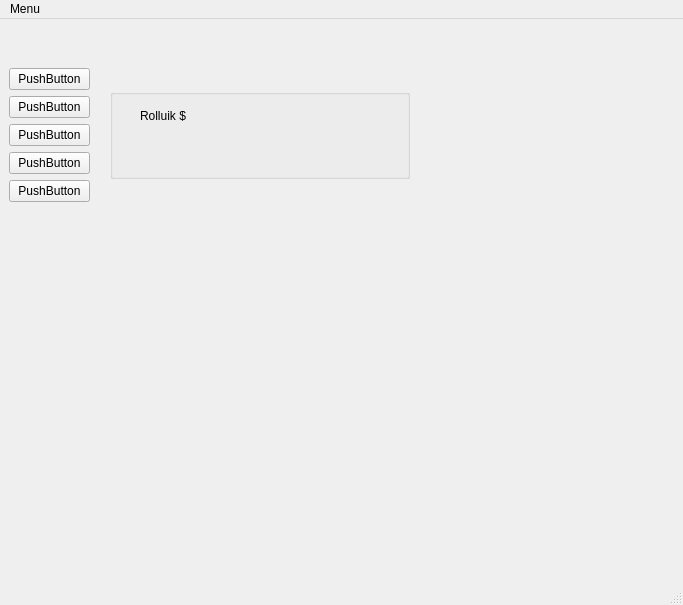
<?xml version="1.0" encoding="UTF-8"?>
<ui version="4.0">
 <class>MainWindow</class>
 <widget class="QMainWindow" name="MainWindow">
  <property name="geometry">
   <rect>
    <x>0</x>
    <y>0</y>
    <width>683</width>
    <height>605</height>
   </rect>
  </property>
  <property name="windowTitle">
   <string>MainWindow</string>
  </property>
  <widget class="QWidget" name="centralwidget">
   <widget class="QWidget" name="verticalLayoutWidget">
    <property name="geometry">
     <rect>
      <x>9</x>
      <y>9</y>
      <width>81</width>
      <height>551</height>
     </rect>
    </property>
    <layout class="QVBoxLayout" name="verticalLayout">
     <item>
      <spacer name="verticalSpacer_3">
       <property name="orientation">
        <enum>Qt::Vertical</enum>
       </property>
       <property name="sizeType">
        <enum>QSizePolicy::Minimum</enum>
       </property>
       <property name="sizeHint" stdset="0">
        <size>
         <width>20</width>
         <height>40</height>
        </size>
       </property>
      </spacer>
     </item>
     <item>
      <widget class="QPushButton" name="pushButton">
       <property name="text">
        <string>PushButton</string>
       </property>
      </widget>
     </item>
     <item>
      <widget class="QPushButton" name="pushButton_2">
       <property name="text">
        <string>PushButton</string>
       </property>
      </widget>
     </item>
     <item>
      <widget class="QPushButton" name="pushButton_3">
       <property name="text">
        <string>PushButton</string>
       </property>
      </widget>
     </item>
     <item>
      <widget class="QPushButton" name="pushButton_4">
       <property name="text">
        <string>PushButton</string>
       </property>
      </widget>
     </item>
     <item>
      <widget class="QPushButton" name="pushButton_5">
       <property name="text">
        <string>PushButton</string>
       </property>
      </widget>
     </item>
     <item>
      <spacer name="verticalSpacer">
       <property name="orientation">
        <enum>Qt::Vertical</enum>
       </property>
       <property name="sizeHint" stdset="0">
        <size>
         <width>20</width>
         <height>40</height>
        </size>
       </property>
      </spacer>
     </item>
    </layout>
   </widget>
   <widget class="QWidget" name="horizontalLayoutWidget">
    <property name="geometry">
     <rect>
      <x>90</x>
      <y>10</y>
      <width>591</width>
      <height>51</height>
     </rect>
    </property>
    <layout class="QHBoxLayout" name="horizontalLayout_2"/>
   </widget>
   <widget class="QWidget" name="gridLayoutWidget">
    <property name="geometry">
     <rect>
      <x>110</x>
      <y>70</y>
      <width>591</width>
      <height>501</height>
     </rect>
    </property>
    <layout class="QGridLayout" name="gridLayout_3">
     <property name="sizeConstraint">
      <enum>QLayout::SetMinAndMaxSize</enum>
     </property>
     <item row="1" column="0">
      <spacer name="verticalSpacer_2">
       <property name="orientation">
        <enum>Qt::Vertical</enum>
       </property>
       <property name="sizeHint" stdset="0">
        <size>
         <width>20</width>
         <height>40</height>
        </size>
       </property>
      </spacer>
     </item>
     <item row="0" column="0">
      <widget class="QGroupBox" name="groupBox">
       <property name="minimumSize">
        <size>
         <width>180</width>
         <height>90</height>
        </size>
       </property>
       <property name="maximumSize">
        <size>
         <width>300</width>
         <height>300</height>
        </size>
       </property>
       <property name="mouseTracking">
        <bool>false</bool>
       </property>
       <property name="title">
        <string/>
       </property>
       <widget class="QLabel" name="label">
        <property name="geometry">
         <rect>
          <x>30</x>
          <y>20</y>
          <width>47</width>
          <height>13</height>
         </rect>
        </property>
        <property name="text">
         <string>Rolluik $</string>
        </property>
       </widget>
       <widget class="QLabel" name="label_2">
        <property name="geometry">
         <rect>
          <x>220</x>
          <y>260</y>
          <width>47</width>
          <height>13</height>
         </rect>
        </property>
        <property name="sizePolicy">
         <sizepolicy hsizetype="Preferred" vsizetype="Preferred">
          <horstretch>0</horstretch>
          <verstretch>0</verstretch>
         </sizepolicy>
        </property>
        <property name="text">
         <string>Status: $$</string>
        </property>
        <property name="textFormat">
         <enum>Qt::PlainText</enum>
        </property>
       </widget>
       <widget class="QFrame" name="frame">
        <property name="geometry">
         <rect>
          <x>29</x>
          <y>179</y>
          <width>121</width>
          <height>81</height>
         </rect>
        </property>
        <property name="sizePolicy">
         <sizepolicy hsizetype="MinimumExpanding" vsizetype="MinimumExpanding">
          <horstretch>0</horstretch>
          <verstretch>0</verstretch>
         </sizepolicy>
        </property>
        <property name="frameShape">
         <enum>QFrame::StyledPanel</enum>
        </property>
        <property name="frameShadow">
         <enum>QFrame::Raised</enum>
        </property>
        <widget class="QLabel" name="label_3">
         <property name="geometry">
          <rect>
           <x>10</x>
           <y>10</y>
           <width>47</width>
           <height>13</height>
          </rect>
         </property>
         <property name="text">
          <string>Status :</string>
         </property>
        </widget>
        <widget class="QLabel" name="label_4">
         <property name="geometry">
          <rect>
           <x>40</x>
           <y>30</y>
           <width>47</width>
           <height>13</height>
          </rect>
         </property>
         <property name="text">
          <string>Temp : $$$</string>
         </property>
        </widget>
        <widget class="QLabel" name="label_5">
         <property name="geometry">
          <rect>
           <x>40</x>
           <y>50</y>
           <width>47</width>
           <height>13</height>
          </rect>
         </property>
         <property name="text">
          <string>Licht : $$</string>
         </property>
        </widget>
       </widget>
      </widget>
     </item>
    </layout>
   </widget>
  </widget>
  <widget class="QMenuBar" name="menubar">
   <property name="geometry">
    <rect>
     <x>0</x>
     <y>0</y>
     <width>683</width>
     <height>21</height>
    </rect>
   </property>
   <widget class="QMenu" name="menuMenu">
    <property name="title">
     <string>Menu</string>
    </property>
   </widget>
   <addaction name="menuMenu"/>
  </widget>
  <widget class="QStatusBar" name="statusbar"/>
 </widget>
 <resources/>
 <connections/>
</ui>
